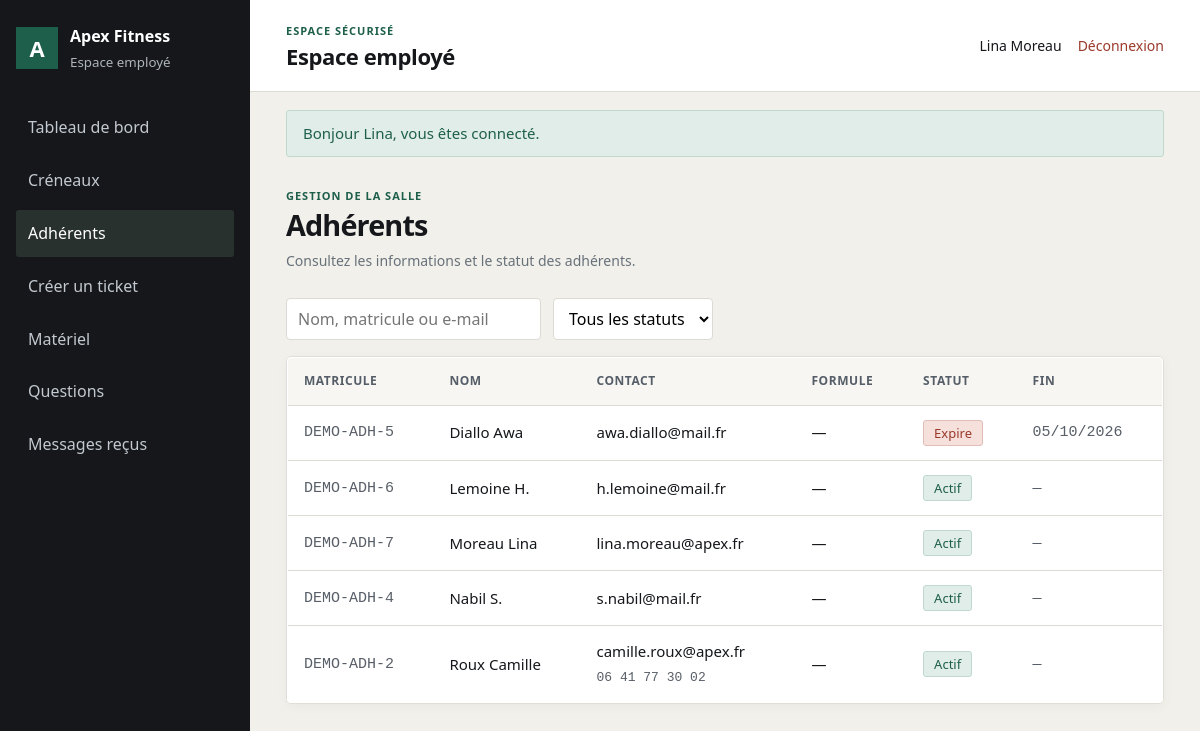
Page /index.php?route=employe/espace.php&onglet=adherents (signed in) on the committed database.
### tables this page shows
CREATE TABLE utilisateur (
  NumUsers           INT AUTO_INCREMENT PRIMARY KEY,
  nomUsers           VARCHAR(60)  NOT NULL,
  prenomUsers        VARCHAR(60)  NOT NULL,
  mailUsers          VARCHAR(150) NOT NULL UNIQUE,
  telUsers           VARCHAR(20),
  passwordUsers      VARCHAR(255) NOT NULL,
  Date_CreationUsers DATETIME NOT NULL DEFAULT CURRENT_TIMESTAMP
);

CREATE TABLE adherent (
  NumUsers            INT PRIMARY KEY,
  matriculeadh        VARCHAR(20) NOT NULL UNIQUE,
  Date_inscriptionadh DATE NOT NULL,
  Date_finadh         DATE,
  FOREIGN KEY (NumUsers) REFERENCES utilisateur(NumUsers) ON DELETE CASCADE
);

### public/index.php (called while the page is built, shortened)
<?php
require_once __DIR__ . '/../config/function.php';
$requestPath = parse_url($_SERVER['REQUEST_URI'] ?? '/', PHP_URL_PATH);
$queryRoute = $_GET['route'] ?? null;
$requestPath = rawurldecode($requestPath);
$route = $queryRoute !== null ? rawurldecode($queryRoute) : trim($requestPath, '/');
$page = realpath(__DIR__ . '/' . $pages[$route]);
require $page;

### config/function.php (called while the page is built, shortened)
<?php
function db(): PDO
{
    static $pdo = null;
    if ($pdo === null) {
        $dsn = sprintf('mysql:host=%s;port=%d;dbname=%s;charset=utf8mb4', DB_HOST, DB_PORT, DB_NAME);
        try {
            $pdo = new PDO($dsn, DB_USER, DB_PASS, [
                PDO::ATTR_ERRMODE => PDO::ERRMODE_EXCEPTION,
                PDO::ATTR_DEFAULT_FETCH_MODE => PDO::FETCH_ASSOC,
                PDO::ATTR_EMULATE_PREPARES => false,
            ]);
        } catch (PDOException $exception) {
            http_response_code(500);
            exit('Connexion à la base impossible. Vérifiez config/config.php. Détail : ' . $exception->getMessage());
        }
    }
    return $pdo;
}
function e(?string $value): string
{
    return htmlspecialchars((string) $value, ENT_QUOTES | ENT_SUBSTITUTE, 'UTF-8');
}
function url(string $path): string
{
    $base = APP_BASE;
    if ($base === '') {
        $publicRoot = realpath(__DIR__ . '/../public');
        $webRoot = isset($_SERVER['DOCUMENT_ROOT']) ? realpath($_SERVER['DOCUMENT_ROOT']) : false;
        if ($publicRoot !== false && $webRoot !== false) {
            $webRoot = rtrim($webRoot, DIRECTORY_SEPARATOR);
        }
    }
    $base = rtrim($base, '/');
    $urlParts = parse_url($path);
    $route = ltrim($urlParts['path'] ?? '', '/');
    $query = [];
    if (isset($urlParts['query'])) {
        parse_str($urlParts['query'], $query);
    }
    if ($route === '') {
        return $base . '/';
    }
    if (str_starts_with($route, 'assets/')) {
        $assetUrl = $base . '/' . $route;
        return $assetUrl . (isset($urlParts['query']) ? '?' . $urlParts['query'] : '');
    }
    return $base . '/index.php?' . http_build_query(['route' => $route] + $query);
}
function flashs(): array
{
    $messages = $_SESSION['flash'] ?? [];
    return $messages;
}
function dateFr(?string $date, bool $withTime = false): string
{
    if (!$date) {
        return '&mdash;';
    }
    return date($withTime ? 'd/m/Y \a\ H\hi' : 'd/m/Y', strtotime($date));
}
function connecte(): bool
{
    return isset($_SESSION['user']);
}
function utilisateur(): ?array
{
    return $_SESSION['user'] ?? null;
}
function a_role(string $role): bool
{
    return connecte() && in_array($role, $_SESSION['user']['roles'], true);
}
function fonction_employe(?int $numUsers = null): ?string
{
    $numUsers ??= (int) utilisateur()['NumUsers'];
    $query = db()->prepare(
        'SELECT f.libellefonc
         FROM employe e JOIN fonction f ON f.Numfonc = e.Numfonc
         WHERE e.NumUsers = ?'
    );
    $query->execute([$numUsers]);
    return $query->fetchColumn() ?: null;
}
function est_technicien_maintenance(): bool
{
    return a_role('EMPLOYE') && fonction_employe() === 'Technicien maintenance';
}

### employe/espace.php (the view, shortened to what this page needs)
<?php
require_once __DIR__ . '/../config/function.php';
$onglet = $_GET['onglet'] ?? 'tableau';
$pdo    = db();
$maintenance = est_technicien_maintenance();
$pdo->exec(
  'CREATE TABLE IF NOT EXISTS intervention (
    Numintervention INT AUTO_INCREMENT PRIMARY KEY,
    date_intervention DATETIME NOT NULL DEFAULT CURRENT_TIMESTAMP,
    commentaire TEXT NULL,
    Nummaint INT NOT NULL,
    NumUsers INT NOT NULL,
    Numstatut INT NOT NULL,
    FOREIGN KEY (Nummaint) REFERENCES demande_maintenance(Nummaint) ON DELETE CASCADE,
    FOREIGN KEY (NumUsers) REFERENCES employe(NumUsers),
    FOREIGN KEY (Numstatut) REFERENCES statut_maintenance(Numstatut)
  ) ENGINE=InnoDB'
);
$stats = [
    'adherents' => (int) $pdo->query(
    "SELECT COUNT(*) FROM adherent WHERE Date_finadh IS NULL OR Date_finadh >= CURDATE()"
  )->fetchColumn(),
    'reservations' => (int) $pdo->query(
        "SELECT COUNT(*) FROM reservation r JOIN activite a ON a.Numactivite=r.Numactivite
         WHERE DATE(a.date_heure_debut)=CURDATE() AND r.statut_reservation<>'Annulee'"
    )->fetchColumn(),
    'creneaux' => (int) $pdo->query(
        'SELECT COUNT(*) FROM activite WHERE DATE(date_heure_debut)=CURDATE()'
    )->fetchColumn(),
    'dispo' => (int) $pdo->query(
        "SELECT COUNT(*) FROM equipement e JOIN statut s ON s.Numstatut=e.Numstatut WHERE s.libelle_statut='Disponible'")->fetchColumn(),
    'maint' => (int) $pdo->query(
        "SELECT COUNT(*) FROM equipement e JOIN statut s ON s.Numstatut=e.Numstatut WHERE s.libelle_statut='Maintenance'")->fetchColumn(),
    'hs' => (int) $pdo->query(
        "SELECT COUNT(*) FROM equipement e JOIN statut s ON s.Numstatut=e.Numstatut WHERE s.libelle_statut='Hors service'")->fetchColumn(),
];
$remplissage = $pdo->query(
  "SELECT a.*, a.titre AS libelleact,
      (SELECT COUNT(*) FROM reservation r
       WHERE r.Numactivite = a.Numactivite AND r.statut_reservation <> 'Annulee') AS places_prises
   FROM activite a
   WHERE DATE(a.date_heure_debut) = CURDATE()
   ORDER BY a.date_heure_debut"
)->fetchAll();
$adherents = $pdo->query(
  "SELECT ad.*, u.nomUsers, u.prenomUsers, u.mailUsers, u.telUsers,
      CASE WHEN ad.Date_finadh IS NULL OR ad.Date_finadh >= CURDATE()
         THEN 'Actif' ELSE 'Expire' END AS statut_adherent,
      (SELECT abo.libelle_abo
       FROM souscrire su
       JOIN abonnement abo ON abo.Numabo = su.Numabo
       WHERE su.NumUsers = ad.NumUsers AND su.statut_souscription = 'En cours'
       ORDER BY su.date_debut DESC LIMIT 1) AS libelle_abo
   FROM adherent ad
   JOIN utilisateur u ON u.NumUsers = ad.NumUsers
   ORDER BY u.nomUsers, u.prenomUsers"
)->fetchAll();
$employeUser = utilisateur();
$flashMessages = flashs();
$titresOnglets = [
  'tableau' => 'Tableau de bord',
  'creneaux' => 'Créneaux',
  'adherents' => 'Adhérents',
  'creer-ticket' => 'Créer un ticket',
  'materiel' => 'Matériel',
  'maintenance' => 'Gestion des tickets',
  'faq' => 'Questions',
  'messages' => 'Messages reçus',
];
?>
<!DOCTYPE html>
<html lang="fr">
<head>
  <link rel="stylesheet" href="<?= e(url('assets/css/style.css')) ?>">
  <link rel="stylesheet" href="<?= e(url('assets/css/pages/admin.css')) ?>">
</head>
<body class="admin-page employee-page">
<div class="admin-shell">
  <aside class="admin-sidebar">
    <a class="admin-brand" href="<?= e(url('employe/espace.php?onglet=' . ($maintenance ? 'maintenance' : 'tableau'))) ?>">
      <span class="admin-brand-mark">A</span>
      <span><strong>Apex Fitness</strong><small><?= $maintenance ? 'Maintenance' : 'Espace employé' ?></small></span>
    </a>
    <nav class="admin-navigation" aria-label="<?= $maintenance ? 'Menu maintenance' : 'Menu employé' ?>">
      <?php foreach ($titresOnglets as $cle => $lib): ?>
        <?php if (($maintenance && $cle !== 'maintenance') || (!$maintenance && $cle === 'maintenance')) continue; ?>
        <a href="<?= e(url('employe/espace.php?onglet=' . $cle)) ?>" <?= $onglet === $cle ? 'aria-current="page"' : '' ?>><?= e($lib) ?></a>
      <?php endforeach; ?>
    </nav>
  </aside>
  <div class="admin-main">
    <div class="admin-topbar">
      <div>
        <p class="admin-eyebrow">ESPACE SÉCURISÉ</p>
        <h1><?= $maintenance ? 'Maintenance' : 'Espace employé' ?></h1>
      </div>
      <div class="admin-account">
        <span><?= e(($employeUser['prenomUsers'] ?? '') . ' ' . ($employeUser['nomUsers'] ?? '')) ?></span>
        <a href="<?= e(url('utilisateur/deconnexion.php')) ?>">Déconnexion</a>
      </div>
    </div>
    <?php if ($flashMessages): ?>
      <div class="admin-flashes">
        <?php foreach ($flashMessages as $message): ?>
          <p class="flash flash-<?= e($message['type']) ?>"><?= e($message['message']) ?></p>
        <?php endforeach; ?>
      </div>
    <?php endif; ?>
    <main class="admin-content">
      <div class="admin-heading">
        <div>
          <p class="admin-eyebrow"><?= $maintenance ? 'SUIVI DES INTERVENTIONS' : 'GESTION DE LA SALLE' ?></p>
          <h2><?= e($titresOnglets[$onglet] ?? 'Espace employé') ?></h2>
          <p class="employee-page-description"><?= e([
            'tableau' => 'Retrouvez en un coup d’œil les indicateurs et l’activité du club aujourd’hui.',
            'creneaux' => 'Planifiez les séances et consultez leur occupation.',
            'adherents' => 'Consultez les informations et le statut des adhérents.',
            'creer-ticket' => 'Signalez un problème matériel à l’équipe de maintenance.',
            'materiel' => 'Consultez l’inventaire et suivez les tickets que vous avez signalés.',
            'maintenance' => 'Suivez les demandes et consignez chaque intervention.',
            'faq' => 'Répondez aux questions et gérez les contenus de la FAQ.',
            'messages' => 'Consultez les échanges et répondez aux adhérents.',
          ][$onglet] ?? '') ?></p>
        </div>
      </div>
<?php if ($onglet === 'tableau'): ?>
  <div class="compteurs">
    <div class="compteur"><div class="v"><?= $stats['adherents'] ?></div><div class="k">adhérents actifs</div></div>
    <div class="compteur"><div class="v"><?= $stats['reservations'] ?></div><div class="k">réservations aujourd'hui</div></div>
    <div class="compteur"><div class="v"><?= $stats['creneaux'] ?></div><div class="k">créneaux aujourd'hui</div></div>
    <div class="compteur"><div class="v"><?= $stats['dispo'] ?></div><div class="k">matériel disponible</div></div>
    <div class="compteur warn"><div class="v"><?= $stats['maint'] ?></div><div class="k">en maintenance</div></div>
    <div class="compteur bad"><div class="v"><?= $stats['hs'] ?></div><div class="k">hors service</div></div>
  </div>
  <div class="barres">
    <h2 style="font-size:17px">Taux de remplissage du jour</h2>
    <?php if (!$remplissage): ?>
      <p class="muted">Aucun créneau programmé aujourd'hui.</p>
    <?php else: foreach ($remplissage as $r):
        $pct = $r['capacite_max'] > 0 ? round($r['places_prises'] / $r['capacite_max'] * 100) : 0; ?>
      <div class="barre">
        <span><?= e($r['libelleact']) ?></span>
        <span class="piste"><span class="part" style="width:<?= $pct ?>%"></span></span>
        <span class="n"><?= (int) $r['places_prises'] ?>/<?= (int) $r['capacite_max'] ?></span>
      </div>
    <?php endforeach; endif; ?>
  </div>
<?php elseif ($onglet === 'adherents'): ?>
  <div class="barre-outils">
    <input type="search" data-filtre="#t-adherents" placeholder="Nom, matricule ou e-mail" aria-label="Rechercher un adhérent">
    <select data-filtre="#t-adherents" data-colonne="4" aria-label="Filtrer par statut">
      <option value="">Tous les statuts</option>
    </select>
  </div>
  <div class="table-scroll">
    <table class="tableau" id="t-adherents">
      <thead><tr><th>Matricule</th><th>Nom</th><th>Contact</th><th>Formule</th><th>Statut</th><th>Fin</th></tr></thead>
      <tbody>
      <?php foreach ($adherents as $a):
          $cls = $a['statut_adherent'] === 'Actif' ? 'tag-ok'
               : ($a['statut_adherent'] === 'Suspendu' ? 'tag-warn' : 'tag-bad'); ?>
        <tr>
          <td class="mono"><?= e($a['matriculeadh']) ?></td>
          <td><?= e($a['nomUsers'] . ' ' . $a['prenomUsers']) ?></td>
          <td><?= e($a['mailUsers']) ?><br><span class="mono"><?= e($a['telUsers']) ?></span></td>
          <td><?= e($a['libelle_abo'] ?? '—') ?></td>
          <td><span class="tag <?= $cls ?>"><?= e($a['statut_adherent']) ?></span></td>
          <td class="mono"><?= dateFr($a['Date_finadh']) ?></td>
        </tr>
      <?php endforeach; ?>
      </tbody>
    </table>
  </div>
<?php elseif ($onglet === 'creneaux'): ?>
  <?php $mode = 'employe'; require __DIR__ . '/../planning/view/planning.php'; ?>
<?php elseif ($onglet === 'messages'): ?>
  <?php require __DIR__ . '/../message_contact/view/admin-messages.php'; ?>
<?php endif; ?>
    </main>
  </div>
</div>
</body>
</html>

### public/assets/css/style.css (style rules this page uses)
:root { --ink:#15171B; --ink-soft:#585F68; --canvas:#F1F0EB; --surface:#FFFFFF; --line:#DCDAD2; --green:#1E5F4B; --green-soft:#E1EDE8; --amber:#8E6410; --amber-soft:#F7EDD6; --rust:#9B3A2B; --rust-soft:#F5E0DC; --radius:3px; }
* { box-sizing:border-box }
html { scroll-behavior:smooth }
body { margin:0;background:var(--canvas);color:var(--ink); font-family:system-ui,-apple-system,"Segoe UI",Roboto,Helvetica,Arial,sans-serif; font-size:16px;line-height:1.55;font-variant-numeric:tabular-nums; }
a { color:var(--green) }
h1,h2,h3 { letter-spacing:-.018em;line-height:1.2;margin:0 0 10px }
h1 { font-size:34px }
h2 { font-size:24px }
p { margin:0 0 12px }
.mono { font-family:ui-monospace,SFMono-Regular,Menlo,monospace;font-size:13px;color:var(--ink-soft) }
.flash { padding:11px 16px;border-radius:var(--radius);border:1px solid;margin:0 0 8px;font-size:15px }
.flash-succes { background:var(--green-soft);border-color:#BFD9CE;color:var(--green) }
.tag { display:inline-block;padding:2px 10px;border-radius:var(--radius);font-size:13px;border:1px solid transparent }
.tag-ok { background:var(--green-soft);color:var(--green);border-color:#BFD9CE }
.tag-bad { background:var(--rust-soft);color:var(--rust);border-color:#E0BEB7 }
.tableau { width:100%;border-collapse:collapse;background:var(--surface); border:1px solid var(--line);border-radius:var(--radius);overflow:hidden }
.tableau th,.tableau td { text-align:left;padding:11px 14px;border-bottom:1px solid var(--line);font-size:15px;vertical-align:middle }
.tableau th { background:#F7F6F2;font-size:13.5px;color:var(--ink-soft);font-weight:600 }
.tableau tbody tr:last-child td { border-bottom:0 }
.table-scroll { overflow-x:auto }
.barre-outils { display:flex;gap:10px;flex-wrap:wrap;margin-bottom:16px }
.barre-outils input,.barre-outils select { font:inherit;padding:8px 11px;border:1px solid var(--line); border-radius:var(--radius);background:#fff }
.barre-outils input[type="search"] { min-width:250px }

### rows in the picture
utilisateur: prenomUsers+nomUsers "Lina Moreau"
adherent: matriculeadh "DEMO-ADH-5", NumUsers.prenomUsers "Diallo Awa", NumUsers.mailUsers "awa.diallo@mail.fr", libelle_abo "—", statut_adherent "Expire", Date_finadh "05/10/2026"
adherent: matriculeadh "DEMO-ADH-6", NumUsers.prenomUsers "Lemoine H.", NumUsers.mailUsers "h.lemoine@mail.fr", libelle_abo "—", statut_adherent "Actif", Date_finadh "—"
adherent: matriculeadh "DEMO-ADH-7", NumUsers.prenomUsers "Moreau Lina", NumUsers.mailUsers "lina.moreau@apex.fr", libelle_abo "—", statut_adherent "Actif", Date_finadh "—"
adherent: matriculeadh "DEMO-ADH-4", NumUsers.prenomUsers "Nabil S.", NumUsers.mailUsers "s.nabil@mail.fr", libelle_abo "—", statut_adherent "Actif", Date_finadh "—"
adherent: matriculeadh "DEMO-ADH-2", NumUsers.prenomUsers "Roux Camille", NumUsers.mailUsers "camille.roux@apex.fr", NumUsers.telUsers "06 41 77 30 02", libelle_abo "—", statut_adherent "Actif", Date_finadh "—"

### other values in the picture
$lib "Tableau de bord"
$lib "Créneaux"
$lib "Adhérents"
$lib "Créer un ticket"
$lib "Matériel"
$lib "Questions"
$lib "Messages reçus"
$message['message'] "Bonjour Lina, vous êtes connecté."
$titresOnglets[$onglet] "Adhérents"
